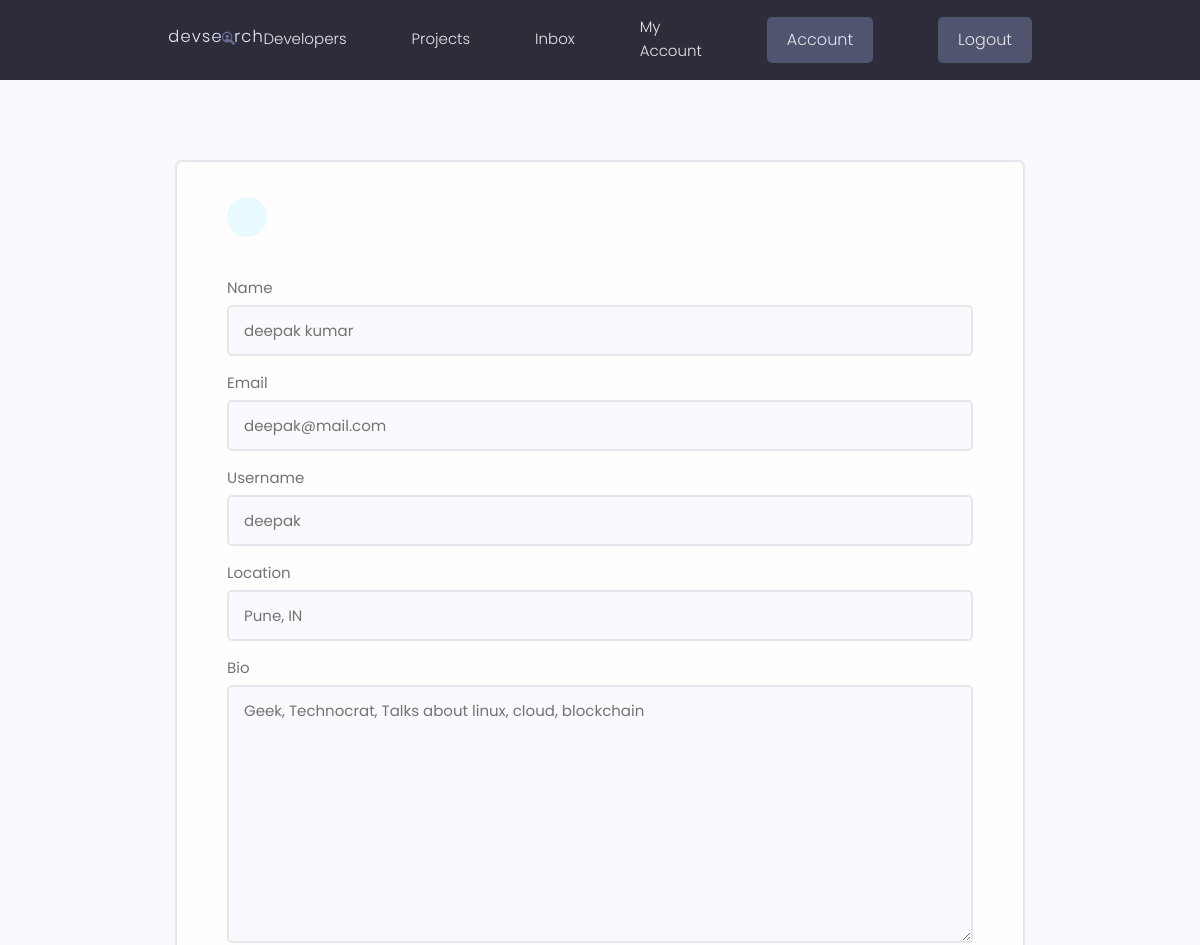
/edit-account/ (signed in, upper part), run on an earlier commit of the app's database.
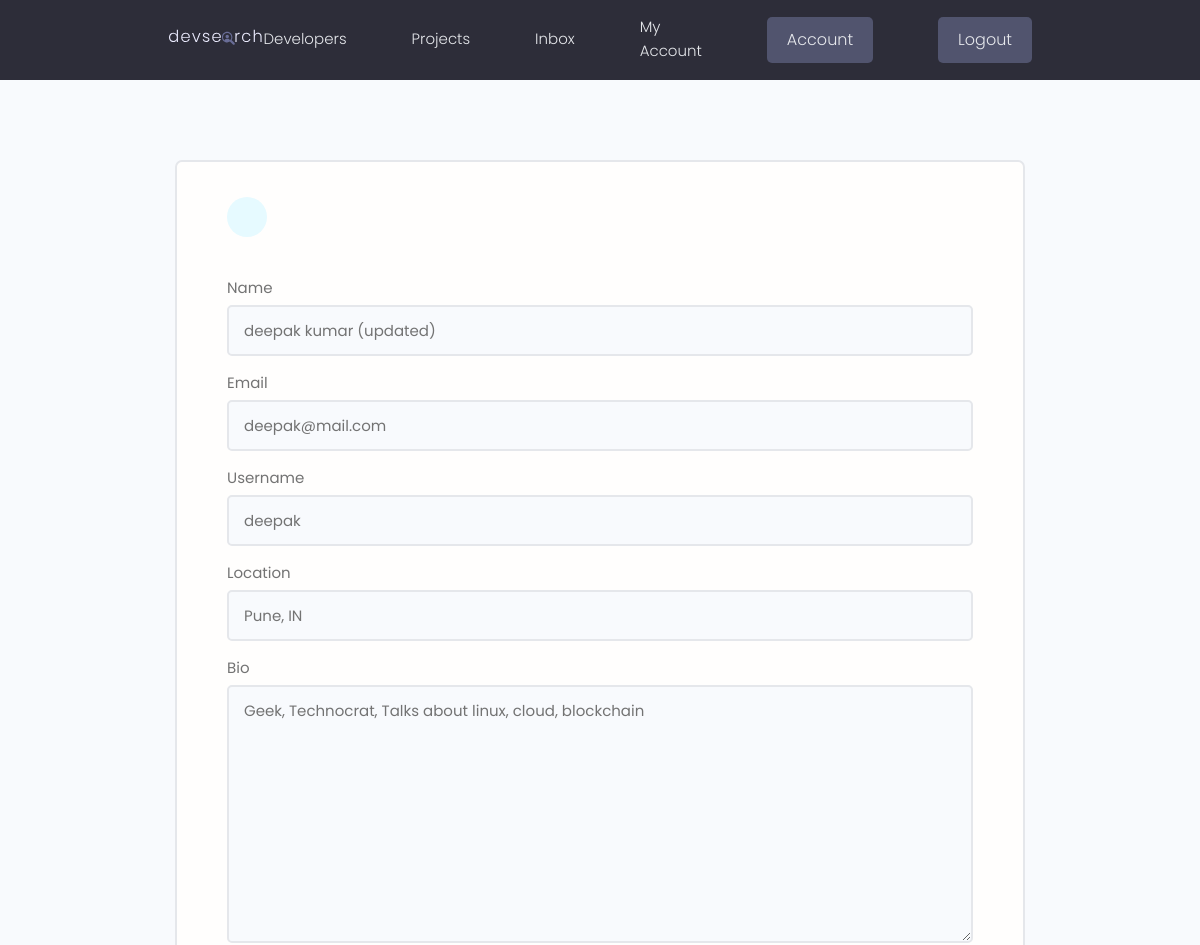
And on a later commit of the database.
### users/models.py (models this page shows, shortened)
class Profile(models.Model):
    user = models.OneToOneField(User, on_delete=models.CASCADE,null=True, blank=True)
    name = models.CharField(max_length=200, blank=True, null=True)
    email = models.EmailField(max_length=500, blank=True, null=True)
    username = models.CharField(max_length=200, blank=True, null=True)
    location = models.CharField(max_length=200, blank=True, null=True)
    short_intro = models.CharField(max_length=200, blank=True, null=True)
    bio = models.TextField(blank=True, null=True)
    profile_image = models.ImageField(null=True, blank=True, upload_to='profiles/', default="profiles/user-default.png")
    social_github = models.CharField(max_length=200, blank=True, null=True)
    social_twitter = models.CharField(max_length=200, blank=True, null=True)
    social_linkedin = models.CharField(max_length=200, blank=True, null=True)
    social_youtube = models.CharField(max_length=200, blank=True, null=True)
    social_website = models.CharField(max_length=200, blank=True, null=True)
    created = models.DateTimeField(auto_now_add=True)
    id = models.UUIDField(default=uuid.uuid4, unique=True, primary_key=True, editable=False)

### users/views.py (the view)
# urls.py: path('edit-account/', views.editAccount, name="edit-account"),
@login_required(login_url="login")
def editAccount(request):
    profile = request.user.profile
    form = ProfileForm(instance=profile)
    if request.method == "POST":
        form = ProfileForm(request.POST, request.FILES, instance=profile)
        if form.is_valid():
            form.save()
            return redirect('account')
    context = {"form": form}
    return render(request, 'users/profile_form.html', context)

### users/forms.py
class ProfileForm(ModelForm):
    class Meta:
        model = Profile
        fields = ["name", "email", "username", "location", "bio", "short_intro", "profile_image", "social_github", "social_twitter", "social_linkedin", "social_youtube", "social_website"]
    def __init__(self, *args, **kwargs):
        super(ProfileForm, self).__init__(*args, **kwargs)
        for name, field in self.fields.items():
            field.widget.attrs.update({'class': 'input'})

### users/templates/users/profile_form.html (shortened to what this page needs)
{% extends 'main.html' %}
{% block content %}
<main class="formPage my-xl">
    <div class="content-box">
        <div class="formWrapper">
            <a class="backButton" href="{% url 'account' %}"></a>
            <br>
            <form class="form" action="{% url 'edit-account' %}" method="POST" enctype="multipart/form-data">
                {% for field in form %}
                <div class="form__field">
                    <label for="formInput#text">{{field.label}} </label>
                    {{field}}
                </div>
                {% endfor %}
            </form>
        </div>
    </div>
</main>
{% endblock content %}

What changed in the data, as far as the page shows it:
changed Profile "deepak@mail.com": name "deepak kumar" → "deepak kumar (updated)"
